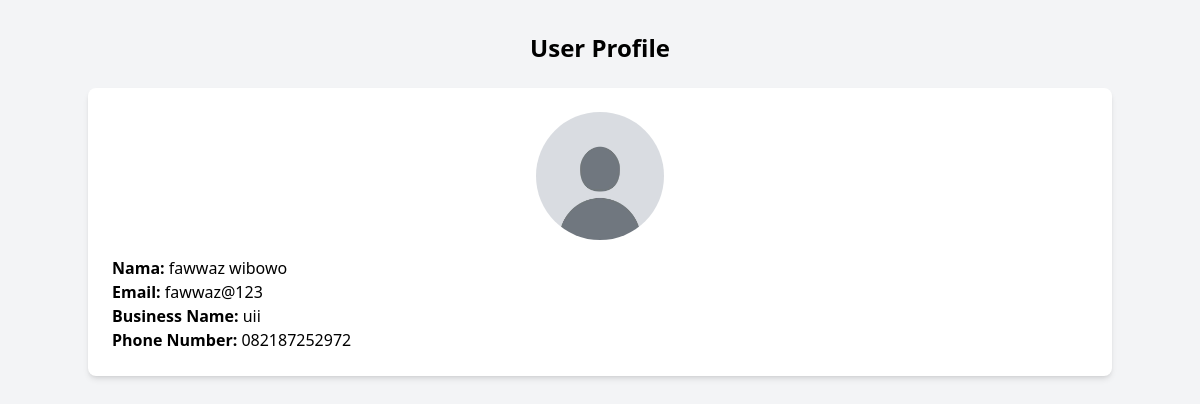
The app's page /view_user.php?id_user=112 with its own data.
### tables this page shows
CREATE TABLE `user` (
  `id_user` int(5) NOT NULL,
  `business_name` varchar(30) DEFAULT NULL,
  `email` varchar(50) NOT NULL,
  `google_id` varchar(100) DEFAULT NULL,
  `google_token` text DEFAULT NULL,
  `google_avatar` varchar(255) DEFAULT NULL,
  `name` varchar(50) NOT NULL,
  `last_name` varchar(50) NOT NULL,
  `phone_number` varchar(20) DEFAULT NULL,
  `password` varchar(255) DEFAULT NULL,
  `activation_code` varchar(255) DEFAULT NULL,
  `avatar` varchar(255) NOT NULL
);

### view_user.php (the view, shortened to what this page needs)
<?php
$host = 'localhost';
$username = 'root';
$password = '141414';
$database = 'ses';
$conn = new mysqli($host, $username, $password, $database);
$id_user = isset($_GET['id_user']) ? (int)$_GET['id_user'] : 0;
if ($id_user > 0) {
    $sql = "SELECT * FROM user WHERE id_user = $id_user";
    $result = $conn->query($sql);
    if ($result->num_rows > 0) {
        $user = $result->fetch_assoc();
    } else {
        die("User tidak ditemukan.");
    }
} else {
    die("ID User tidak valid.");
}
?>
<!DOCTYPE html>
<html lang="en">
<head>
    <script src="https://cdn.tailwindcss.com"></script>
</head>
<body class="bg-gray-100">
    <div class="container mx-auto py-8">
        <h1 class="text-2xl font-bold text-center mb-6">User Profile</h1>
        <div class="bg-white shadow-md rounded-lg p-6">
            <img src="<?= $user['avatar'] ?>" alt="Avatar" class="w-32 h-32 rounded-full mx-auto mb-4">
            <p><strong>Nama:</strong> <?= $user['name'] . ' ' . $user['last_name'] ?></p>
            <p><strong>Email:</strong> <?= $user['email'] ?></p>
            <p><strong>Business Name:</strong> <?= $user['business_name'] ?></p>
            <p><strong>Phone Number:</strong> <?= $user['phone_number'] ?></p>
        </div>
    </div>
</body>
</html>

### records on screen
user: avatar (placeholder picture), name "fawwaz", last_name "wibowo", email "fawwaz@123", business_name "uii", phone_number "082187252972"
